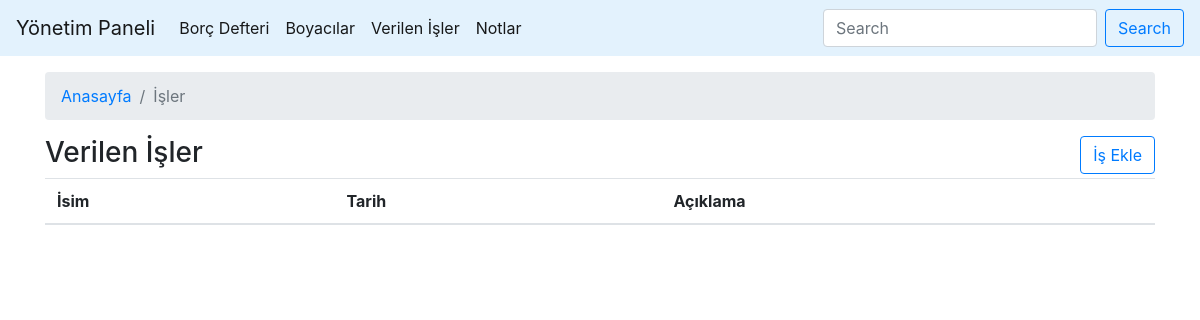
Page /isler/ on the earlier database version.
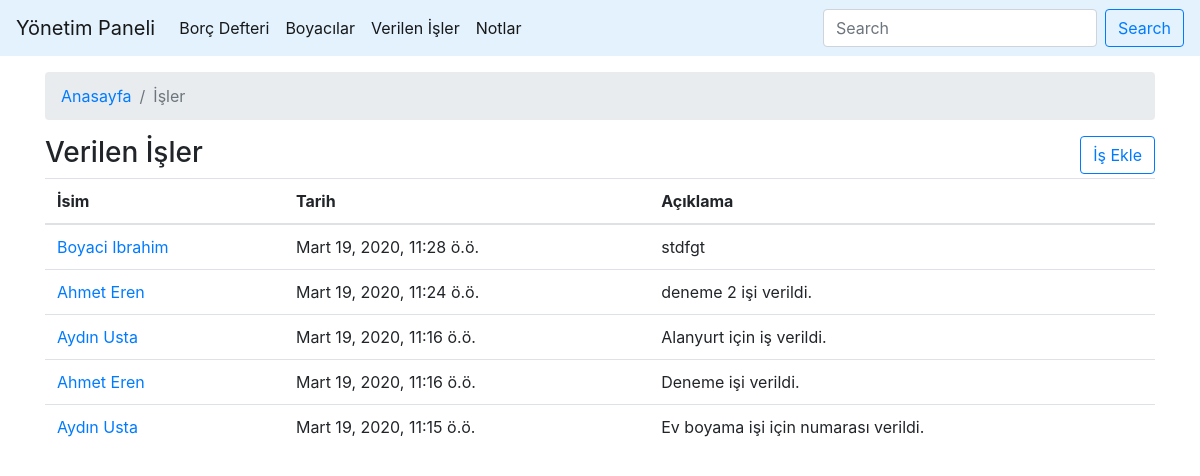
Same page on the later database version.
### boya/models.py (models this page shows, shortened)
class VerilenIs(models.Model):
    is_alan_boyaci = models.ForeignKey(Boyaci, on_delete=models.CASCADE,
                                        related_name="verilen_isler", verbose_name="Boyacı")
    is_tarihi = models.DateTimeField(auto_now_add=True, verbose_name="İş Alma Tarihi")
    is_aciklama = models.TextField(verbose_name="Açıklama")
    class Meta:
        verbose_name = "Verilen İş"
        verbose_name_plural = "Verilen İşler"

class Boyaci(models.Model):
    isim = models.CharField(max_length=100)
    telefon_no = models.CharField(max_length=11)
    kayit_tarihi = models.DateTimeField(auto_now_add=True)
    aciklama = models.TextField()
    boyaci_etiket = models.ManyToManyField(Etiket, related_name="boyacilar")
    class Meta:
        verbose_name = "Boyacı"
        verbose_name_plural = "Boyacılar"

### boya/views.py (the view)
# urls.py: path('isler/', views.isler, name="isler"),
def isler(request):
    isler = VerilenIs.objects.all()
    return render(request, 'isler.html', {'isler': isler})

### templates/isler.html
{% extends 'base.html' %}
{% block content %}
  <div class="container mt-3">
      <nav aria-label="breadcrumb">
        <ol class="breadcrumb">
          <li class="breadcrumb-item"><a href="/">Anasayfa</a></li>
          <li class="breadcrumb-item active" aria-current="page">İşler</li>
        </ol>
      </nav>
  <div class="row">
    <div class="col-6">
      <h3>Verilen İşler</h3>
    </div>
    <div class="col-6">
      <a href="{% url 'is_ekle' %}"><button type="button" class="btn btn-outline-primary float-right">İş Ekle</button></a>
    </div>
  </div>
  <table class="table table-hover">
  <thead>
    <tr>
      <th scope="col">İsim</th>
      <th scope="col">Tarih</th>
      <th scope="col">Açıklama</th>
    </tr>
  </thead>
  <tbody>
  {% for isim in isler reversed%}
    <tr>
      <td><a href="{% url 'boyaci_ayrinti' isim.is_alan_boyaci.id %}">{{isim.is_alan_boyaci.isim|title}}</a></td>
      <td>{{isim.is_tarihi}}</td>
      <td>{{isim.is_aciklama}}</td>
    </tr>
  {% endfor %}
  </tbody>
  </table>
</div>
{% endblock content %}

Differences in the rows shown:
added VerilenIs: is_alan_boyaci.isim "Boyaci Ibrahim", is_tarihi "Mart 19, 2020, 11:28 ö.ö.", is_aciklama "stdfgt"
added VerilenIs: is_alan_boyaci.isim "Ahmet Eren", is_tarihi "Mart 19, 2020, 11:24 ö.ö.", is_aciklama "deneme 2 işi verildi."
added VerilenIs: is_alan_boyaci.isim "Aydın Usta", is_tarihi "Mart 19, 2020, 11:16 ö.ö.", is_aciklama "Alanyurt için iş verildi."
added VerilenIs: is_alan_boyaci.isim "Ahmet Eren", is_tarihi "Mart 19, 2020, 11:16 ö.ö.", is_aciklama "Deneme işi verildi."
added VerilenIs: is_alan_boyaci.isim "Aydın Usta", is_tarihi "Mart 19, 2020, 11:15 ö.ö.", is_aciklama "Ev boyama işi için numarası verildi."
